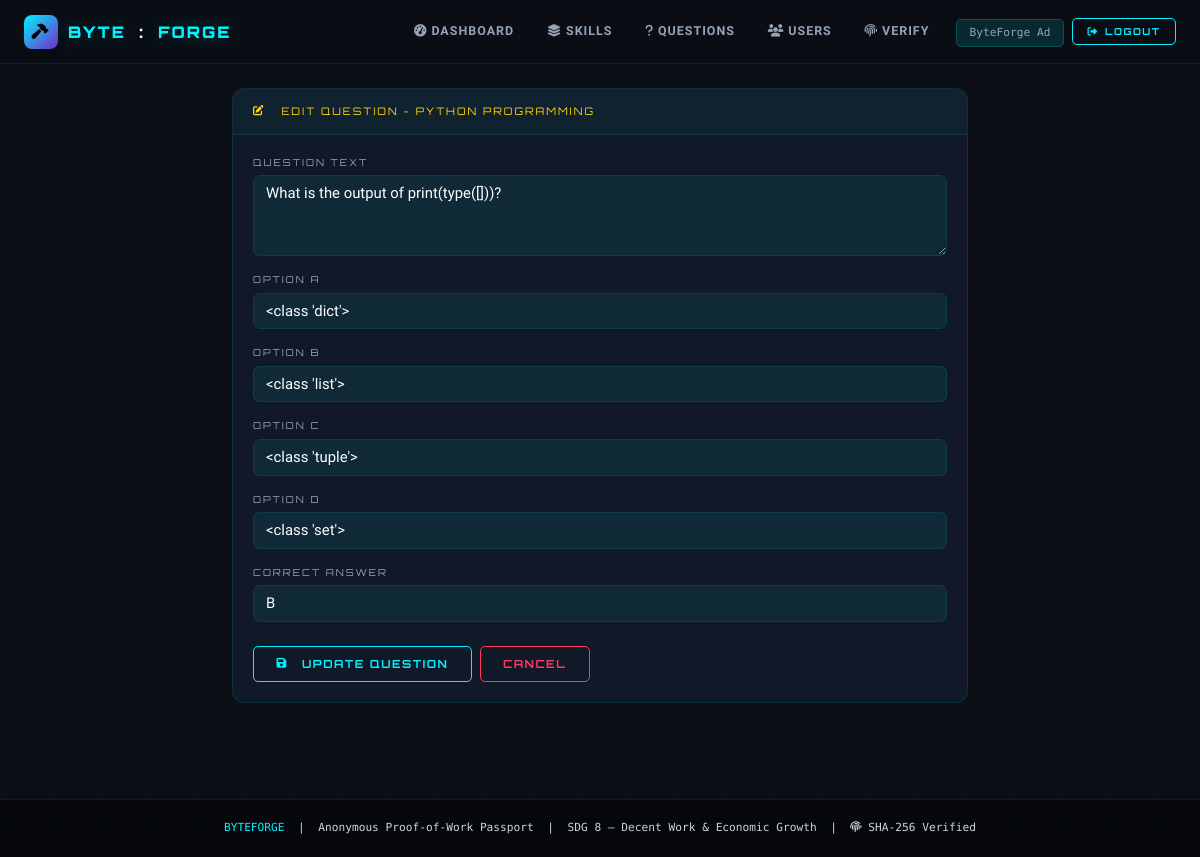
Page /admin/questions/edit/1 (signed in) on the committed database.
### models.py (models this page shows, shortened)
class User(UserMixin, db.Model):
    __tablename__ = 'users'
    id = db.Column(db.Integer, primary_key=True)
    name = db.Column(db.String(120), nullable=False)
    email = db.Column(db.String(120), unique=True, nullable=False, index=True)
    password_hash = db.Column(db.String(256), nullable=False)
    role = db.Column(db.String(20), nullable=False, default='worker', index=True)
    anonymous_id = db.Column(db.String(20), unique=True, nullable=True, index=True)
    shadow_score = db.Column(db.Float, default=0.0)
    trust_score = db.Column(db.Float, default=0.0)
    bio = db.Column(db.Text, nullable=True)
    location = db.Column(db.String(120), nullable=True)
    created_at = db.Column(db.DateTime, default=datetime.utcnow, index=True)
    verified_skills = db.relationship('VerifiedSkill', backref='worker', lazy=True, cascade='all, delete-orphan')
    shortlisted_by = db.relationship('Shortlist', foreign_keys='Shortlist.worker_id', backref='worker', lazy=True, cascade='all, delete-orphan')
    shortlisted = db.relationship('Shortlist', foreign_keys='Shortlist.employer_id', backref='employer', lazy=True, cascade='all, delete-orphan')
    sent_messages = db.relationship('Message', foreign_keys='Message.sender_id', backref='sender', lazy=True)
    received_messages = db.relationship('Message', foreign_keys='Message.receiver_id', backref='receiver', lazy=True)

class Skill(db.Model):
    __tablename__ = 'skills'
    id = db.Column(db.Integer, primary_key=True)
    name = db.Column(db.String(120), nullable=False, unique=True)
    category = db.Column(db.String(80), nullable=False, index=True)
    icon = db.Column(db.String(40), nullable=True, default='fa-code')
    questions = db.relationship('Question', backref='skill', lazy=True, cascade='all, delete-orphan')
    verified_skills = db.relationship('VerifiedSkill', backref='skill', lazy=True)

class Question(db.Model):
    __tablename__ = 'questions'
    id = db.Column(db.Integer, primary_key=True)
    skill_id = db.Column(db.Integer, db.ForeignKey('skills.id'), nullable=False, index=True)
    question_text = db.Column(db.Text, nullable=False)
    option_a = db.Column(db.String(400), nullable=False)
    option_b = db.Column(db.String(400), nullable=False)
    option_c = db.Column(db.String(400), nullable=False)
    option_d = db.Column(db.String(400), nullable=False)
    correct_answer = db.Column(db.String(1), nullable=False)

### routes/admin.py (the view, shortened to what this page needs)
@admin_bp.route('/questions/edit/<int:qid>', methods=['GET', 'POST'])
@login_required
@admin_required
def edit_question(qid):
    q = Question.query.get_or_404(qid)
    return render_template('admin_edit_question.html', q=q)

### routes/admin.py (called while the page is built)
def admin_required(f):
    @wraps(f)
    def decorated(*args, **kwargs):
        if not current_user.is_authenticated or current_user.role != 'admin':
            flash('Admin access required.', 'danger')
            return redirect(url_for('auth.admin_login'))
        return f(*args, **kwargs)
    return decorated

### templates/admin_edit_question.html (shortened to what this page needs)
{% extends "base.html" %}
{% block content %}
<div class="row justify-content-center">
    <div class="col-lg-8">
        <div class="card">
            <div class="card-header" style="color: var(--yellow);">
                <i class="fas fa-edit me-2"></i>EDIT QUESTION - {{ q.skill.name }}
            </div>
            <div class="card-body">
                <form method="POST">
                    <div class="mb-3">
                        <label class="form-label">Question Text</label>
                        <textarea name="question_text" class="form-control" rows="3" required>{{ q.question_text }}</textarea>
                    </div>
                    <div class="mb-3">
                        <label class="form-label">Option A</label>
                        <input type="text" name="option_a" class="form-control" value="{{ q.option_a }}" required>
                    </div>
                    <div class="mb-3">
                        <label class="form-label">Option B</label>
                        <input type="text" name="option_b" class="form-control" value="{{ q.option_b }}" required>
                    </div>
                    <div class="mb-3">
                        <label class="form-label">Option C</label>
                        <input type="text" name="option_c" class="form-control" value="{{ q.option_c }}" required>
                    </div>
                    <div class="mb-3">
                        <label class="form-label">Option D</label>
                        <input type="text" name="option_d" class="form-control" value="{{ q.option_d }}" required>
                    </div>
                    <div class="mb-4">
                        <label class="form-label">Correct Answer</label>
                        <select name="correct_answer" class="form-select" required>
                            <option value="B" {% if q.correct_answer == 'B' %}selected{% endif %}>B</option>
                        </select>
                    </div>
                    <div class="d-flex gap-2">
                        <button type="submit" class="btn-c">
                            <i class="fas fa-save me-2"></i>Update Question
                        </button>
                        <a href="{{ url_for('admin.manage_questions', skill_id=q.skill_id) }}" class="btn-cd">Cancel</a>
                    </div>
                </form>
            </div>
        </div>
    </div>
</div>
{% endblock %}

### templates/base.html (shortened to what this page needs)
<!DOCTYPE html>
<html lang="en">
<head>
  <link href="https://cdn.jsdelivr.net/npm/bootstrap@5.3.3/dist/css/bootstrap.min.css" rel="stylesheet"/>
  <link href="https://cdnjs.cloudflare.com/ajax/libs/font-awesome/6.5.0/css/all.min.css" rel="stylesheet"/>
</head>
<body>
<nav class="navbar navbar-expand-lg">
  <div class="container-fluid px-3 px-lg-4">
    <a class="navbar-brand" href="/">
      <div class="brand-shield"><i class="fas fa-hammer"></i></div>
      BYTE<span style="color:#fff;margin:0 3px">:</span>FORGE
    </a>
    <div class="collapse navbar-collapse" id="navMain">
      <ul class="navbar-nav ms-auto align-items-center gap-1 py-2 py-lg-0">
        {% if current_user.is_authenticated %}
          {% if current_user.role == 'worker' %}
            <li class="nav-item"><a class="nav-link" href="/worker/dashboard"><i class="fas fa-grip-horizontal me-1"></i>Dashboard</a></li>
            <li class="nav-item"><a class="nav-link" href="/worker/skills"><i class="fas fa-bolt me-1"></i>Gauntlet</a></li>
            <li class="nav-item"><a class="nav-link" href="/worker/passport"><i class="fas fa-id-card me-1"></i>Passport</a></li>
            <li class="nav-item"><a class="nav-link" href="/worker/leaderboard"><i class="fas fa-trophy me-1"></i>Ranks</a></li>
            <li class="nav-item"><a class="nav-link" href="/worker/inbox"><i class="fas fa-envelope me-1"></i>Inbox</a></li>
          {% elif current_user.role == 'admin' %}
            <li class="nav-item"><a class="nav-link" href="/admin/dashboard"><i class="fas fa-tachometer-alt me-1"></i>Dashboard</a></li>
            <li class="nav-item"><a class="nav-link" href="/admin/skills"><i class="fas fa-layer-group me-1"></i>Skills</a></li>
            <li class="nav-item"><a class="nav-link" href="/admin/questions"><i class="fas fa-question me-1"></i>Questions</a></li>
            <li class="nav-item"><a class="nav-link" href="/admin/users"><i class="fas fa-users me-1"></i>Users</a></li>
          {% endif %}
          <li class="nav-item"><a class="nav-link" href="/verify"><i class="fas fa-fingerprint me-1"></i>Verify</a></li>
          <li class="nav-item ms-2">
            <span style="font-family:var(--M);font-size:.7rem;color:var(--muted);padding:.4rem .8rem;background:var(--cyan-dim);border:1px solid var(--border2);border-radius:5px;">
              {{ current_user.anonymous_id or current_user.name[:12] }}
            </span>
          </li>
          <li class="nav-item ms-1">
            <a class="btn-c" href="/logout" style="padding:.35rem .9rem; font-size:.6rem;"><i class="fas fa-sign-out-alt"></i> Logout</a>
          </li>
        {% endif %}
      </ul>
    </div>
  </div>
</nav>
<main class="container py-4">
{% block content %}{% endblock %}
</main>
<footer>
  <div class="container">
    <span class="text-c">BYTEFORGE</span> &nbsp;|&nbsp;
    Anonymous Proof-of-Work Passport &nbsp;|&nbsp;
    SDG 8 — Decent Work &amp; Economic Growth &nbsp;|&nbsp;
    <i class="fas fa-fingerprint"></i> SHA-256 Verified
  </div>
</footer>
</body>
</html>

### templates/base.html (style rules this page uses)
:root { --bg: #0b0e14; --bg2: #0f1520; --bg3: #111827; --bg4: #151f30; --cyan: #00f2ff; --cyan-dim: rgba(0,242,255,.12); --cyan-glow: 0 0 24px rgba(0,242,255,.35); --pink: #ff006e; --pink-dim: rgba(255,0,110,.12); --pink-glow: 0 0 24px rgba(255,0,110,.35); --purple: #7928ca; --green: #00ff9d; --yellow: #ffd60a; --red: #ff3860; --text: #e2e8f0; --muted: #94a3b8; --border: rgba(0,242,255,.10); --border2: rgba(0,242,255,.20); --F: 'Orbitron', monospace; --M: 'Share Tech Mono', monospace; --B: 'Rajdhani', sans-serif; }
* { box-sizing: border-box; margin: 0; padding: 0; }
html { scroll-behavior: smooth; }
body { background: var(--bg); color: var(--text); font-family: var(--B); font-size: 15px; min-height: 100vh; overflow-x: hidden; }
body::before { content: ''; position: fixed; inset: 0; z-index: 0; pointer-events: none; background-image: linear-gradient(rgba(0,242,255,.025) 1px, transparent 1px), linear-gradient(90deg, rgba(0,242,255,.025) 1px, transparent 1px); background-size: 48px 48px; }
main { position: relative; z-index: 1; }
.navbar { background: rgba(11,14,20,.97) !important; border-bottom: 1px solid var(--border); backdrop-filter: blur(20px); padding: .6rem 0; position: sticky; top: 0; z-index: 1000; }
.navbar-brand { font-family: var(--F); font-weight: 900; font-size: 1rem; color: var(--cyan) !important; letter-spacing: 2px; text-shadow: var(--cyan-glow); display: flex; align-items: center; gap: 10px; }
.brand-shield { width: 34px; height: 34px; border-radius: 8px; background: linear-gradient(135deg, var(--cyan), var(--purple)); display: flex; align-items: center; justify-content: center; color: #000; font-size: .95rem; }
.nav-link { font-family: var(--B); font-weight: 600; font-size: .78rem; letter-spacing: 1px; text-transform: uppercase; color: var(--muted) !important; padding: .45rem .9rem !important; border-radius: 5px; transition: color .2s, background .2s; }
.card { background: var(--bg3); border: 1px solid var(--border); border-radius: 12px; transition: border-color .3s, box-shadow .3s; margin-bottom: 1.5rem; }
.card-header { background: rgba(0,242,255,.04); border-bottom: 1px solid var(--border); padding: .9rem 1.25rem; border-radius: 12px 12px 0 0 !important; font-family: var(--F); font-size: .65rem; letter-spacing: 2px; color: var(--cyan); display: flex; align-items: center; gap: .5rem; text-transform: uppercase; }
.card-body { padding: 1.25rem; }
.btn-c, .btn-cp, .btn-cd, .btn-cs { display: inline-flex; align-items: center; gap: .4rem; font-family: var(--F); font-size: .7rem; font-weight: 700; letter-spacing: 1.5px; text-transform: uppercase; padding: .55rem 1.4rem; border-radius: 5px; border: 1px solid; cursor: pointer; text-decoration: none; transition: all .25s; white-space: nowrap; background: transparent; }
.btn-c { border-color: var(--cyan); color: var(--cyan); }
.btn-cd { border-color: var(--red); color: var(--red); }
.form-control, .form-select, textarea.form-control { background: rgba(0,242,255,.08) !important; border: 1px solid var(--border) !important; color: #ffffff !important; border-radius: 7px; font-family: var(--B); font-size: .93rem; }
.form-control::placeholder { color: #64748b !important; }
.form-label { font-family: var(--F); font-size: .6rem; letter-spacing: 2px; color: var(--muted); margin-bottom: .4rem; display: block; text-transform: uppercase; }
.text-c { color: var(--cyan) !important; }
p, li, span, div { color: #cbd5e1; }
footer { position: relative; z-index: 1; background: rgba(0,0,0,.5); border-top: 1px solid var(--border); padding: 1.25rem 0; text-align: center; font-family: var(--M); font-size: .7rem; color: var(--muted); margin-top: 3rem; }

### rows in the picture
User: name "ByteForge Ad"
Skill: skill.name "PYTHON PROGRAMMING"
Question: question_text "What is the output of print(type([]))?", option_a "<class 'dict'>", option_b "<class 'list'>", option_c "<class 'tuple'>", option_d "<class 'set'>", correct_answer "B"
